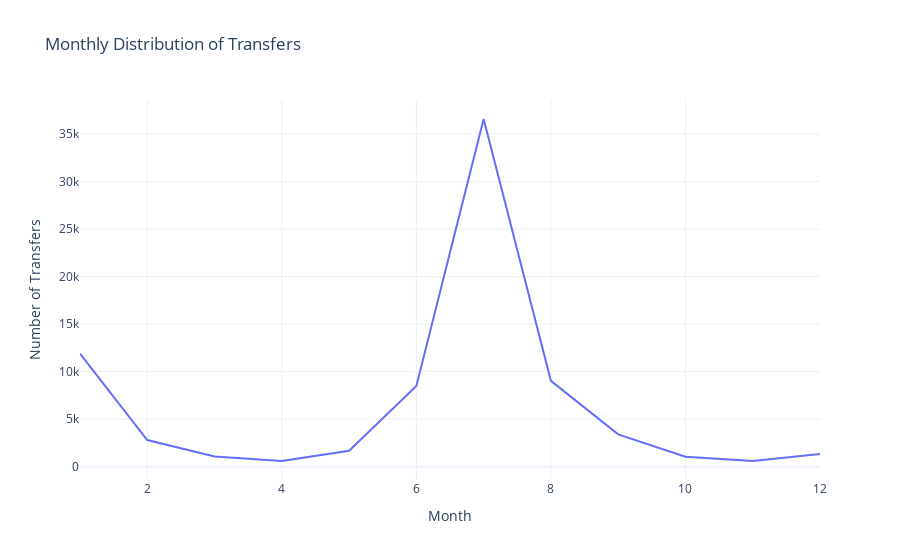

The notebook cell this image was saved under:
### Markdown cell above
### description2
## Top 10 Clubs by Average Transfer Fee
This bar chart shows the top 10 clubs that spent the most money, on average, for their players. Each bar represents a club, and the height of the bar shows how much the club typically pays for a player. From the chart, we can see that some clubs spend much more than others, likely because they aim to buy the best players to strengthen their teams. The first few clubs have significantly higher bars, highlighting the big gap between the top spenders and the rest of the list. This chart helps us understand which clubs prioritize expensive transfers as part of their strategy to stay competitive.

### Code cell
#plot3
#  HALF AI AND HALF BRAIN USAGE FOR THIS ONE
import pandas as pd
import plotly.express as px
df = pd.read_csv('transfers.csv')
df['month'] = pd.to_datetime(df['transfer_date']).dt.month
monthly_transfer_count = df['month'].value_counts().sort_index()
fig2 = px.line(x=monthly_transfer_count.index,
               y=monthly_transfer_count.values,
               labels={'x': 'Month', 'y': 'Number of Transfers'},
               title='Monthly Distribution of Transfers',
               template='plotly_white')
fig2.show()
import pandas as pd
import matplotlib.pyplot as plt
df = pd.read_csv('transfers.csv')
df['transfer_date'] = pd.to_datetime(df['transfer_date'])
df['month'] = df['transfer_date'].dt.month
monthly_transfers = df.groupby('month').size()
plt.figure(figsize=(10, 6))
monthly_transfers.plot(kind='bar')
plt.title('Monthly Distribution of Transfers')
plt.xlabel('Month')
plt.ylabel('Number of Transfers')
plt.xticks(ticks=range(12), labels=['Jan', 'Feb', 'Mar', 'Apr', 'May', 'Jun', 'Jul', 'Aug', 'Sep', 'Oct', 'Nov', 'Dec'], rotation=45)
plt.tight_layout()
plt.show()

### Figure 1 — Plotly figure (JSON) as saved in the notebook; plotly's stock layout.template omitted (floating-point values rounded to 4 significant figures)
{"data": [{"hovertemplate": "Month=%{x}<br>Number of Transfers=%{y}<extra></extra>", "legendgroup": "", "line": {"color": "#636efa", "dash": "solid"}, "marker": {"symbol": "circle"}, "mode": "lines", "name": "", "orientation": "v", "showlegend": false, "type": "scatter", "x": [1, 2, 3, 4, 5, 6, 7, 8, 9, 10, 11, 12], "xaxis": "x", "y": [11903, 2801, 1072, 603, 1667, 8499, 36582, 9032, 3396, 1038, 596, 1337], "yaxis": "y"}], "layout": {"legend": {"tracegroupgap": 0}, "title": {"text": "Monthly Distribution of Transfers"}, "xaxis": {"anchor": "y", "domain": [0, 1], "title": {"text": "Month"}}, "yaxis": {"anchor": "x", "domain": [0, 1], "title": {"text": "Number of Transfers"}}}}
